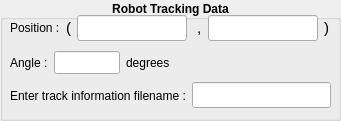
     <widget class="QGroupBox" name="groupBox_4">
      <property name="geometry">
       <rect>
        <x>20</x>
        <y>370</y>
        <width>341</width>
        <height>121</height>
       </rect>
      </property>
      <property name="font">
       <font>
        <weight>75</weight>
        <bold>true</bold>
       </font>
      </property>
      <property name="title">
       <string>Robot Tracking Data</string>
      </property>
      <property name="alignment">
       <set>Qt::AlignCenter</set>
      </property>
      <widget class="QWidget" name="horizontalLayoutWidget_4">
       <property name="geometry">
        <rect>
         <x>10</x>
         <y>15</y>
         <width>319</width>
         <height>26</height>
        </rect>
       </property>
       <property name="font">
        <font>
         <weight>50</weight>
         <bold>false</bold>
        </font>
       </property>
       <layout class="QHBoxLayout" name="horizontalLayout_5">
        <item>
         <widget class="QLabel" name="pos_lb">
          <property name="enabled">
           <bool>true</bool>
          </property>
          <property name="maximumSize">
           <size>
            <width>100000</width>
            <height>16777215</height>
           </size>
          </property>
          <property name="font">
           <font>
            <family>MS Shell Dlg 2</family>
            <pointsize>9</pointsize>
            <weight>50</weight>
            <bold>false</bold>
           </font>
          </property>
          <property name="text">
           <string>Position :</string>
          </property>
         </widget>
        </item>
        <item>
         <widget class="QLabel" name="label_23">
          <property name="font">
           <font>
            <family>MS Shell Dlg 2</family>
            <pointsize>11</pointsize>
            <weight>50</weight>
            <bold>false</bold>
           </font>
          </property>
          <property name="text">
           <string>(</string>
          </property>
         </widget>
        </item>
        <item>
         <widget class="QLineEdit" name="pos_COMx">
          <property name="font">
           <font>
            <family>MS Shell Dlg 2</family>
            <pointsize>11</pointsize>
            <weight>50</weight>
            <bold>false</bold>
           </font>
          </property>
         </widget>
        </item>
        <item>
         <widget class="QLabel" name="label_26">
          <property name="font">
           <font>
            <family>MS Shell Dlg 2</family>
            <pointsize>11</pointsize>
            <weight>50</weight>
            <bold>false</bold>
           </font>
          </property>
          <property name="text">
           <string> ,</string>
          </property>
         </widget>
        </item>
        <item>
         <widget class="QLineEdit" name="pos_COMy">
          <property name="font">
           <font>
            <family>MS Shell Dlg 2</family>
            <pointsize>11</pointsize>
            <weight>50</weight>
            <bold>false</bold>
           </font>
          </property>
         </widget>
        </item>
        <item>
         <widget class="QLabel" name="label_24">
          <property name="font">
           <font>
            <family>MS Shell Dlg 2</family>
            <pointsize>11</pointsize>
            <weight>50</weight>
            <bold>false</bold>
           </font>
          </property>
          <property name="text">
           <string>)</string>
          </property>
         </widget>
        </item>
       </layout>
      </widget>
      <widget class="QWidget" name="horizontalLayoutWidget_5">
       <property name="geometry">
        <rect>
         <x>10</x>
         <y>50</y>
         <width>160</width>
         <height>26</height>
        </rect>
       </property>
       <layout class="QHBoxLayout" name="horizontalLayout_16">
        <item>
         <widget class="QLabel" name="angle_lb">
          <property name="font">
           <font>
            <family>MS Shell Dlg 2</family>
            <pointsize>9</pointsize>
            <weight>50</weight>
            <bold>false</bold>
           </font>
          </property>
          <property name="text">
           <string>Angle :</string>
          </property>
         </widget>
        </item>
        <item>
         <widget class="QLineEdit" name="angle">
          <property name="font">
           <font>
            <family>MS Shell Dlg 2</family>
            <pointsize>10</pointsize>
            <weight>50</weight>
            <bold>false</bold>
           </font>
          </property>
         </widget>
        </item>
        <item>
         <widget class="QLabel" name="label_2">
          <property name="font">
           <font>
            <family>MS Shell Dlg 2</family>
            <pointsize>9</pointsize>
            <weight>50</weight>
            <bold>false</bold>
           </font>
          </property>
          <property name="text">
           <string>degrees</string>
          </property>
         </widget>
        </item>
       </layout>
      </widget>
      <widget class="QWidget" name="horizontalLayoutWidget_6">
       <property name="geometry">
        <rect>
         <x>10</x>
         <y>80</y>
         <width>321</width>
         <height>31</height>
        </rect>
       </property>
       <property name="font">
        <font>
         <weight>50</weight>
         <bold>false</bold>
        </font>
       </property>
       <layout class="QHBoxLayout" name="horizontalLayout_21">
        <item>
         <widget class="QLabel" name="label">
          <property name="font">
           <font>
            <family>MS Shell Dlg 2</family>
            <pointsize>9</pointsize>
            <weight>50</weight>
            <bold>false</bold>
           </font>
          </property>
          <property name="text">
           <string>Enter track information filename :</string>
          </property>
         </widget>
        </item>
        <item>
         <widget class="QLineEdit" name="filename_le">
          <property name="font">
           <font>
            <family>MS Shell Dlg 2</family>
            <pointsize>11</pointsize>
            <weight>50</weight>
            <bold>false</bold>
           </font>
          </property>
         </widget>
        </item>
       </layout>
      </widget>
     </widget>
